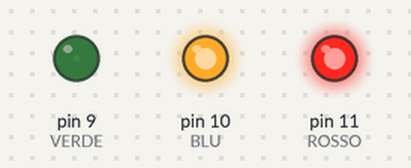
Simulated run of this sketch. Board: Arduino Uno, built with avr-gcc and run on an emulated ATmega328P. On the bench: output pins drawn as LEDs (lit = HIGH).

Above: at 0.05 s.
At 1.95 s:
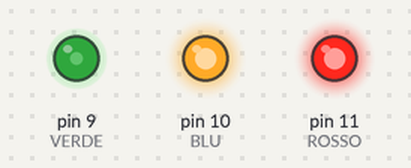
At 3.85 s:
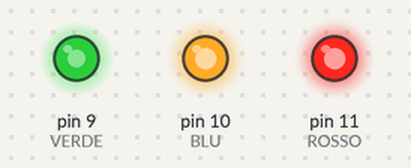
At 7.65 s:
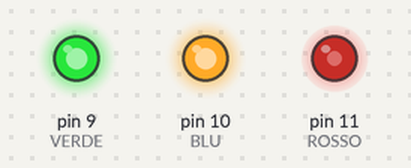
At 11.45 s:
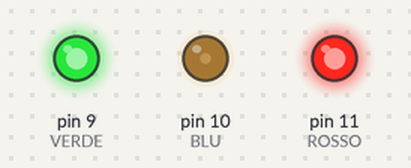
At 15.25 s:
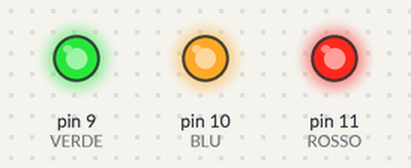
Timing chart, 0 to 19.9 s (numbered marks = the images above):
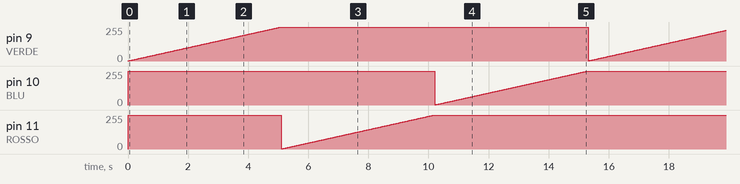

The sketch:

_2_esercizio_rgb.ino
```cpp
// pin a cui collegare i piedini del LED RGB
const int VERDE = 9;
const int BLU = 10;
const int ROSSO = 11;

// tempo di transizione colore
const int delayTime = 20;

void setup() {

  // imposta il pin digitale come output
  pinMode(VERDE, OUTPUT);
  pinMode(BLU, OUTPUT);
  pinMode(ROSSO, OUTPUT);


  // si impostano ad HIGH i pin VERDE, BLU, ROSSO
  // inizialmente il led RGB sarà spento
  digitalWrite(VERDE, HIGH);
  digitalWrite(BLU, HIGH);
  digitalWrite(ROSSO, HIGH);
}

// definizione di variabili globali
int ValVerde;
int ValRosso;
int ValBlu;

void loop() {
  // spegnimento graduale del verde

  // coordinate RGB del rosso: 0, 255, 0

  ValVerde = 255;

  for( int i = 0 ; i < 255 ; i += 1 ){

    ValVerde -= 1;

    /* ad ogni ciclio la differenza
     255 - ValVerde AUMENTA
     provocando un graduale spegnimento del verde
     */

    analogWrite( VERDE, 255 - ValVerde );

    // attesa di 20 ms per percepire il colore
    delay( delayTime );
  }

  // spegnimento graduale del rosso

  // coordinate RGB del rosso: 255, 0, 0

  ValRosso = 255;

  for( int i = 0 ; i < 255 ; i += 1 ){

    ValRosso -= 1;

    /* ad ogni ciclio la differenza
     255 - ValVerde AUMENTA
     provocando un graduale spegnimento del rosso
     */

    analogWrite( ROSSO, 255 - ValRosso );

    // attesa di 20 ms per percepire il colore
    delay( delayTime );
  }
  // spegnimento graduale del blu

  // coordinate RGB del rosso: 255, 0, 0

  ValBlu = 255;

  for( int i = 0 ; i < 255 ; i += 1 ){

    ValBlu -= 1;

    /* ad ogni ciclio la differenza
     255 - ValVerde AUMENTA
     provocando un graduale spegnimento del rosso
     */

    analogWrite( BLU, 255 - ValBlu );

    // attesa di 20 ms per percepire il colore
    delay( delayTime );
  }
}
```

Measured:
- by itself, pin 9 (VERDE), pin 10 (BLU), pin 11 (ROSSO): ramps from 1/255 to 255/255 and jumps back, once every 15.3 s
